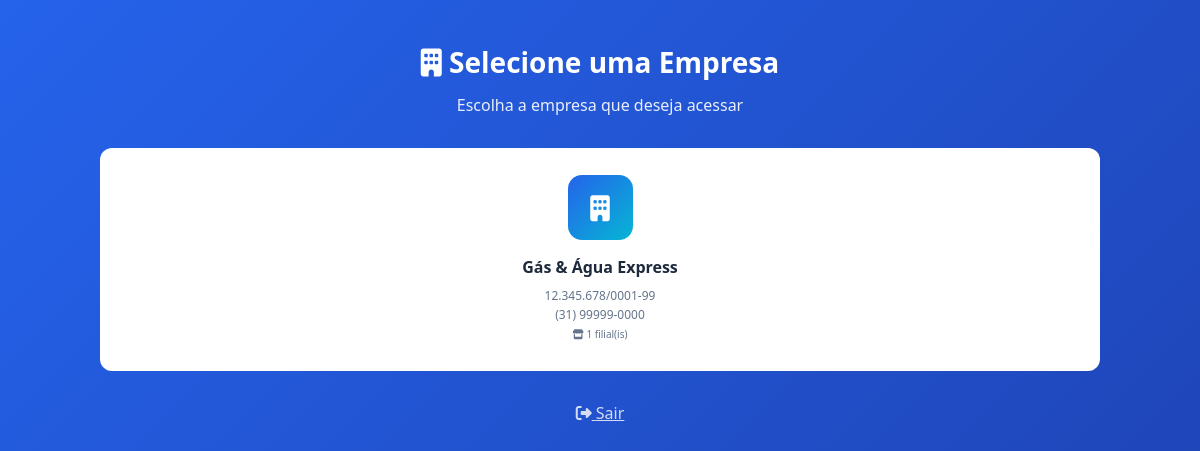
The app's page /pages/selecionar_empresa.php (signed in) with its own data.
### tables this page shows
CREATE TABLE IF NOT EXISTS empresas (
    id INT AUTO_INCREMENT PRIMARY KEY,
    nome VARCHAR(150) NOT NULL,
    cnpj VARCHAR(20) UNIQUE NOT NULL,
    endereco VARCHAR(255),
    telefone VARCHAR(20),
    email VARCHAR(100),
    logo VARCHAR(255) DEFAULT 'default-logo.png',
    cor_primaria VARCHAR(7) DEFAULT '#2563eb',
    status ENUM('ativo','inativo') DEFAULT 'ativo',
    criado_em TIMESTAMP DEFAULT CURRENT_TIMESTAMP
);

### includes/funcoes.php (called while the page is built, shortened)
<?php
function escapar($valor) {
    return htmlspecialchars($valor ?? '', ENT_QUOTES, 'UTF-8');
}

### pages/selecionar_empresa.php (the view, shortened to what this page needs)
<?php
require_once '../config/config.php';
require_once '../includes/funcoes.php';
if ($_SESSION['perfil'] === 'admin') {
    $empresas = $conn->query("SELECT * FROM empresas WHERE status = 'ativo' ORDER BY nome");
} else {
    $stmt = $conn->prepare("SELECT * FROM empresas WHERE id = ? AND status = 'ativo'");
    $stmt->bind_param("i", $_SESSION['empresa_id']);
    $stmt->execute();
    $empresas = $stmt->get_result();
}
?>
<!DOCTYPE html>
<html lang="pt-br">
<head>
    <link rel="stylesheet" href="<?= BASE_URL ?>assets/css/style.css">
    <link rel="stylesheet" href="https://cdnjs.cloudflare.com/ajax/libs/font-awesome/6.4.0/css/all.min.css">
</head>
<body style="background: linear-gradient(135deg, #2563eb 0%, #1e40af 100%); min-height:100vh; padding:40px 20px;">
<div style="max-width: 1000px; margin: 0 auto;">
    <div style="text-align:center; margin-bottom:30px; color:#fff;">
        <h1 style="font-size:28px; margin-bottom:8px;">
            <i class="fas fa-building"></i> Selecione uma Empresa
        </h1>
        <p style="opacity:0.9;">Escolha a empresa que deseja acessar</p>
    </div>
    <div class="empresa-grid">
        <?php while ($emp = $empresas->fetch_assoc()):
            $stmtF = $conn->prepare("SELECT COUNT(*) as qtd FROM filiais WHERE empresa_id = ? AND status = 'ativo'");
            $stmtF->bind_param("i", $emp['id']);
            $stmtF->execute();
            $qtdFiliais = $stmtF->get_result()->fetch_assoc()['qtd'];
        ?>
            <a href="?empresa=<?= $emp['id'] ?>" class="empresa-card">
                <div class="logo-emp"><i class="fas fa-building"></i></div>
                <h3><?= escapar($emp['nome']) ?></h3>
                <p><?= escapar($emp['cnpj']) ?></p>
                <p><?= escapar($emp['telefone']) ?></p>
                <p><small><i class="fas fa-store"></i> <?= $qtdFiliais ?> filial(is)</small></p>
            </a>
        <?php endwhile; ?>
    </div>
    <div style="text-align:center; margin-top:30px;">
        <a href="<?= BASE_URL ?>api/logout.php" style="color:#fff; opacity:0.8;">
            <i class="fas fa-right-from-bracket"></i> Sair
        </a>
    </div>
</div>
</body>
</html>

### assets/css/style.css (style rules this page uses)
* { margin: 0; padding: 0; box-sizing: border-box; font-family: 'Segoe UI', Tahoma, Geneva, Verdana, sans-serif; }
:root { --primary: #2563eb; --primary-dark: #1e40af; --primary-light: #dbeafe; --secondary: #64748b; --success: #10b981; --danger: #ef4444; --warning: #f59e0b; --info: #06b6d4; --light: #f8fafc; --dark: #1e293b; --gray-100: #f1f5f9; --gray-200: #e2e8f0; --gray-300: #cbd5e1; --gray-500: #64748b; --gray-700: #334155; --shadow-sm: 0 1px 3px rgba(0,0,0,0.06); --shadow: 0 4px 12px rgba(0,0,0,0.08); --shadow-lg: 0 10px 25px rgba(0,0,0,0.10); --radius: 10px; --transition: all 0.25s ease; }
body { background: #f4f7fb; color: var(--dark); line-height: 1.6; min-height: 100vh; }
.empresa-grid { display: grid; grid-template-columns: repeat(auto-fit, minmax(240px, 1fr)); gap: 20px; margin-top: 30px; }
.empresa-card { background: #fff; padding: 25px; border-radius: 12px; text-align: center; cursor: pointer; transition: var(--transition); border: 2px solid transparent; text-decoration: none; color: inherit; }
.empresa-card .logo-emp { width: 65px; height: 65px; background: linear-gradient(135deg, var(--primary), var(--info)); border-radius: 14px; display: inline-flex; align-items: center; justify-content: center; color: #fff; font-size: 26px; margin-bottom: 15px; }
.empresa-card h3 { font-size: 16px; color: var(--dark); margin-bottom: 5px; }
.empresa-card p { font-size: 12px; color: var(--gray-500); }

### records on screen
empresas: nome "Gás & Água Express", cnpj "12.345.678/0001-99", telefone "(31) 99999-0000", qtdFiliais "1"
